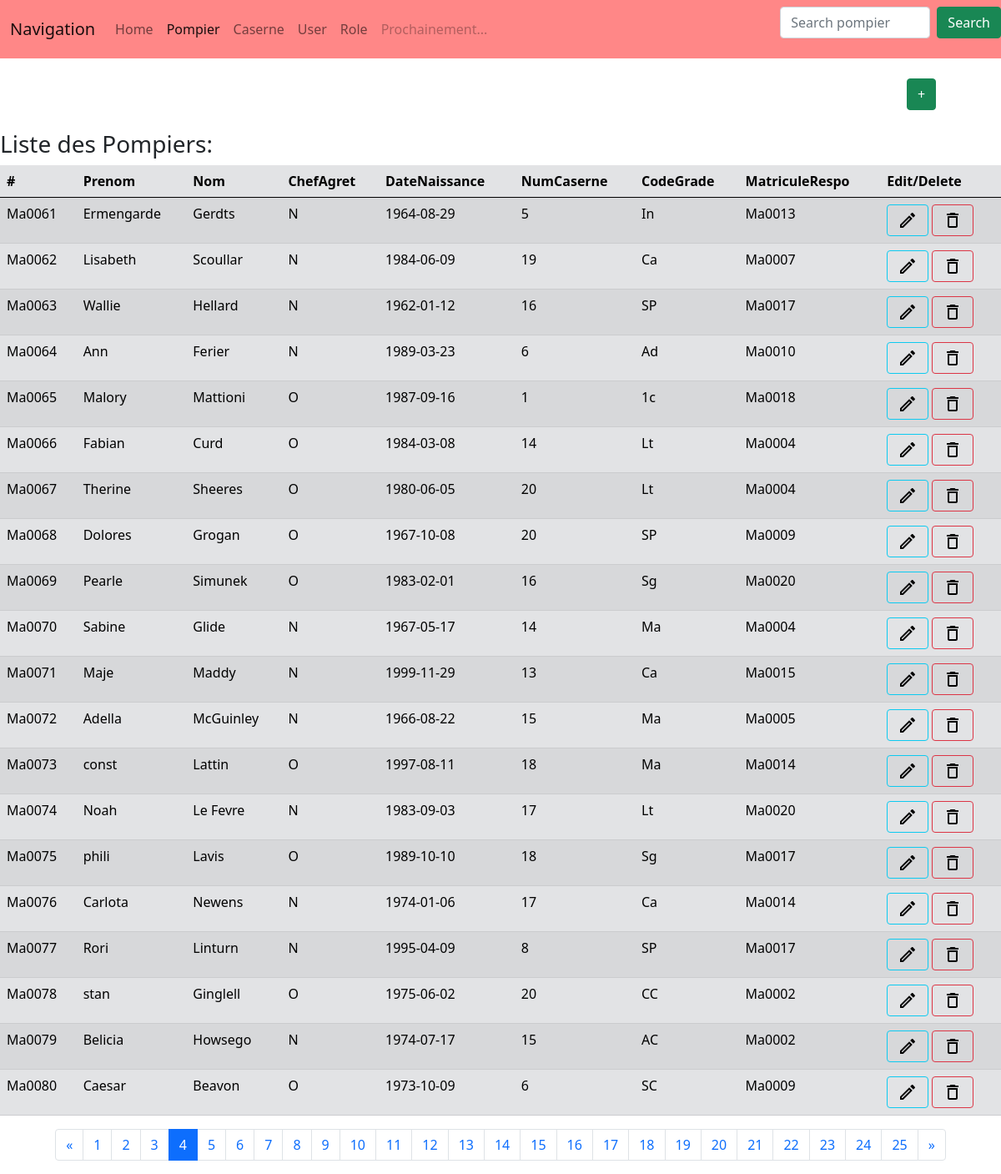
The page /pompier/affiche?page=4 on the database its author committed.
### tables this page shows
CREATE TABLE `pompiers` (
  `Matricule` varchar(7) NOT NULL,
  `Prenom` varchar(10) DEFAULT NULL,
  `Nom` varchar(20) DEFAULT NULL,
  `ChefAgret` varchar(1) DEFAULT NULL,
  `DateNaissance` date DEFAULT NULL,
  `NumCaserne` int(11) DEFAULT NULL,
  `CodeGrade` varchar(2) DEFAULT NULL,
  `matriculeRespo` varchar(7) DEFAULT NULL,
  PRIMARY KEY (`Matricule`),
  KEY `FK_Caserne1` (`NumCaserne`),
  KEY `FK_Grade1` (`CodeGrade`),
  CONSTRAINT `FK_Caserne1` FOREIGN KEY (`NumCaserne`) REFERENCES `casernes` (`NumCaserne`),
  CONSTRAINT `FK_Grade1` FOREIGN KEY (`CodeGrade`) REFERENCES `grades` (`CodeGrade`)
);

### app/utils/Renderer.php (called while the page is built, shortened)
<?php
class Renderer
{
    public static function render($file,array $data=null) : string
    {
        $path='../app/view/'.$file;
        include $path;
        $content = ob_get_contents();
        return $content;
    }
}
?>

### autoloader.php (called while the page is built, shortened)
<?php
class InitContext {
    public static $USECLASSEXTENSION = 0;
    public static $NOUSECLASSEXTENSION = 1;
    private $directoriesList = array(
        "./",
        "classes/",
        "vendor/",
    );
    private $classNameType;
    function __construct($type=1) {
        $this->classNameType = $type;
    }
    function autoloader($class): bool {
        foreach ($this->directoriesList as $path) {
            if ($this->classNameType == self::$USECLASSEXTENSION) {
                $filename = __DIR__ . "/" . $path . str_replace('\\', '/', $class) . ".class.php";
            } elseif ($this->classNameType == self::$NOUSECLASSEXTENSION) {
                $filename = __DIR__ . "/" . $path . str_replace('\\', '/', $class) . ".php";
            }
            if (file_exists($filename) && is_readable($filename)) {
                if (class_exists($class)) {
                    return TRUE;
                }
            }
        }
        return false;
    }
}
?>

### app/models/DAOPompier.php (called while the page is built, shortened)
<?php
class DAOPompier {
    private $cnx;
    public function __construct($cnx) {
        $this->cnx = $cnx;
    }
    public function findAll($offset = 0, $limit = 10): Array {
        $sql = 'SELECT * FROM pompiers LIMIT :limit OFFSET :offset';
        $prepared_Statement = $this->cnx->prepare($sql);
        $prepared_Statement->bindValue(':limit', $limit, \PDO::PARAM_INT);
        $prepared_Statement->bindValue(':offset', $offset, \PDO::PARAM_INT);
        $prepared_Statement->execute();
        $desPompiers=array();
        while($row = $prepared_Statement->fetch(\PDO::FETCH_ASSOC)){
            $desPompiers[] = new Pompier($row['Matricule'],$row['Prenom'],$row['Nom'],$row['ChefAgret'],$row['DateNaissance'],$row['NumCaserne'],$row['CodeGrade'],$row['matriculeRespo']);
        }
        return $desPompiers;
    }
    public function count(): int {
        $sql = 'SELECT COUNT(*) as nbPompier from pompiers p ;';
        $statement = $this->cnx->query($sql);
        $nbPompiers = $statement->fetch(\PDO::FETCH_ASSOC);
        $nbPompier = $nbPompiers['nbPompier'];
        return $nbPompier;
    }
}
?>

### app/models/Pompier.php (called while the page is built, shortened)
<?php
class Pompier{
   private $matricule;
   private $prenom;
   private $nom;
   private $chefAgret;
   private $dateNaissance;
   private $numCaserne;
   private $codeGrade;
   private $matriculeRespo;
      public function __construct($matricule, $prenom, $nom, $chefAgret, $dateNaissance, $numCaserne, $codeGrade, $matriculeRespo) {
       $this->matricule=$matricule;
       $this->prenom=$prenom;
       $this->nom=$nom;
       $this->chefAgret=$chefAgret;
       $this->dateNaissance=$dateNaissance;
       $this->numCaserne=$numCaserne;
       $this->codeGrade=$codeGrade;
       $this->matriculeRespo=$matriculeRespo;
   }
   public function getMatricule() {
       return $this->matricule;
   }
   public function getPrenom() {
       return $this->prenom;
   }
   public function getNom() {
       return $this->nom;
   }
   public function getChefAgret() {
       return $this->chefAgret;
   }
   public function getDateNaissance() {
       return $this->dateNaissance;
   }
   public function getNumCaserne() {
       return $this->numCaserne;
   }
   public function getCodeGrade() {
       return $this->codeGrade;
   }
   public function getMatriculeRespo() {
       return $this->matriculeRespo;
   }
}
?>

### app/view/view_pompier.php (the view, shortened to what this page needs)
<html>
    <?php include "Head.php"; ?>
    <body>
        <?php
        include "view_NavBarre.php";
        ?>
        <br>
        <div class="container">
            <div class="row justify-content-end">
                <div class="col-1">
                    <button type="button" class="btn btn-success" data-bs-toggle="modal" data-bs-target="#createPompierModal">+</button>
                </div>
            </div>
        </div>
        <br>
        <div><h3>Liste des Pompiers:</h3></div>
        <?php
        if (isset($_GET["page"])) {
            $NumPage = $_GET["page"];
        } else {
            $NumPage = 1;
        }
        if (isset($_GET["search"])) {
            $NumLikes = "&search=" . intval($_GET["search"]);
        } else {
            $NumLikes = "";
        }
        ?>
        <table id="tablePompier" class="table table-striped table-hover table-Secondary .table-responsive" >
            <thead>
                <tr>
                    <th data-bs-toggle="tooltip" data-bs-placement="top" title="nt(11)">#</th>
                    <th data-bs-toggle="tooltip" data-bs-placement="top" title="Varchar(15)">Prenom</th>
                    <th data-bs-toggle="tooltip" data-bs-placement="top" title="Varchar(20)">Nom</th>
                    <th data-bs-toggle="tooltip" data-bs-placement="top" title="Int (8)">ChefAgret</th>
                    <th data-bs-toggle="tooltip" data-bs-placement="top" title="Int(11)">DateNaissance</th>
                    <th data-bs-toggle="tooltip" data-bs-placement="top" title="Varchar(15)">NumCaserne</th>
                    <th data-bs-toggle="tooltip" data-bs-placement="top" title="Varchar(20)">CodeGrade</th>
                    <th data-bs-toggle="tooltip" data-bs-placement="top" title="Int (8)">MatriculeRespo</th>
                    <th>Edit/Delete</th>
                </tr>
            </thead>
            <tbody>
                <?php
                foreach ($LstPompier as $Pompier) {
                    ?>
                    <tr>
                        <td><?php $id = $Pompier->getMatricule();
                echo $id;
                    ?></td>
                        <td id="<?php echo $id . ":Prenom"; ?>"><?php echo $Pompier->getPrenom(); ?></td>
                        <td id="<?php echo $id . ":Nom"; ?>"><?php echo $Pompier->getNom(); ?></td>
                        <td id="<?php echo $id . ":ChefAgret"; ?>"><?php echo $Pompier->getChefAgret(); ?></td>
                        <td id="<?php echo $id . ":DateNaissance"; ?>"><?php echo $Pompier->getDateNaissance(); ?></td>
                        <td id="<?php echo $id . ":NumCaserne"; ?>"><?php echo $Pompier->getNumCaserne(); ?></td>
                        <td id="<?php echo $id . ":CodeGrade"; ?>"><?php echo $Pompier->getCodeGrade(); ?></td>
                        <td id="<?php echo $id . ":MatriculeRespo"; ?>"><?php echo $Pompier->getMatriculeRespo(); ?></td>
                        <td><button id="<?php echo $id . ":edit"; ?>" onclick="Edit('<?php echo $id; ?>')" type="button" class="btn btn-outline-info" data-bs-toggle="modal" data-bs-target="#editPompierModal"><img class="fit-picture" src="/img/edit_black_24dp.svg" alt="edit"></button>
                            <button id="<?php echo $id . ":del"; ?>" onclick="ConfirmDelete('<?php echo $id; ?>')" type="button" class="btn btn-outline-danger" data-bs-toggle="modal" data-bs-target="#confirmDeletePompierModal"><img class="fit-picture" src="/img/delete_black_24dp.svg" alt="delete"></button></td>
                    </tr>
                    <?php
                }
                ?>
            </tbody>
        </table>
        <?php
        function round_up($number, $precision = 1) {
            $fig = (int) str_pad('1', $precision, '0');
            return (ceil($number * $fig) / $fig);
        }
        $nbPage = round_up($CountPompier / 20);
        $index = 1;
        $classPreview = "";
        $classNext = "";
        ?>
        <footer>
            <nav aria-label="Page navigation">
                <ul class="pagination justify-content-center">
                    <li class="page-item <?php echo $classPreview; ?>">
                        <a class="page-link" href="?page=<?php echo $NumPage - 1, $NumLikes; ?>" aria-label="Previous">
                            <span aria-hidden="true">&laquo;</span>
                        </a>
                    </li>
                    <?php
                    while ($index <= $nbPage) {
                        $isactive = "";
                        if ($index == $NumPage) {
                            $isactive = "active";
                        }
                        ?>
                        <li class="page-item <?php echo $isactive ?>"><a class="page-link" href="?page=<?php echo $index, $NumLikes; ?>"><?php echo $index; ?></a></li>
                        <?php
                        $index += 1;
                    }
                    ?>
                    <li class="page-item <?php echo $classNext ?>">
                        <a class="page-link" href="?page=<?php echo $NumPage + 1, $NumLikes; ?>" aria-label="Next">
                            <span aria-hidden="true">&raquo;</span>
                        </a>
                    </li>
                </ul>
            </nav>
        </footer>
    </body>
</html>

### rows shown on the page
pompiers: Matricule "Ma0061", Prenom "Ermengarde", Nom "Gerdts", ChefAgret "N", DateNaissance "1964-08-29", NumCaserne "5", CodeGrade "In", matriculeRespo "Ma0013"
pompiers: Matricule "Ma0062", Prenom "Lisabeth", Nom "Scoullar", ChefAgret "N", DateNaissance "1984-06-09", NumCaserne "19", CodeGrade "Ca", matriculeRespo "Ma0007"
pompiers: Matricule "Ma0063", Prenom "Wallie", Nom "Hellard", ChefAgret "N", DateNaissance "1962-01-12", NumCaserne "16", CodeGrade "SP", matriculeRespo "Ma0017"
pompiers: Matricule "Ma0064", Prenom "Ann", Nom "Ferier", ChefAgret "N", DateNaissance "1989-03-23", NumCaserne "6", CodeGrade "Ad", matriculeRespo "Ma0010"
pompiers: Matricule "Ma0065", Prenom "Malory", Nom "Mattioni", ChefAgret "O", DateNaissance "1987-09-16", NumCaserne "1", CodeGrade "1c", matriculeRespo "Ma0018"
pompiers: Matricule "Ma0066", Prenom "Fabian", Nom "Curd", ChefAgret "O", DateNaissance "1984-03-08", NumCaserne "14", CodeGrade "Lt", matriculeRespo "Ma0004"
pompiers: Matricule "Ma0067", Prenom "Therine", Nom "Sheeres", ChefAgret "O", DateNaissance "1980-06-05", NumCaserne "20", CodeGrade "Lt", matriculeRespo "Ma0004"
pompiers: Matricule "Ma0068", Prenom "Dolores", Nom "Grogan", ChefAgret "O", DateNaissance "1967-10-08", NumCaserne "20", CodeGrade "SP", matriculeRespo "Ma0009"
pompiers: Matricule "Ma0069", Prenom "Pearle", Nom "Simunek", ChefAgret "O", DateNaissance "1983-02-01", NumCaserne "16", CodeGrade "Sg", matriculeRespo "Ma0020"
pompiers: Matricule "Ma0070", Prenom "Sabine", Nom "Glide", ChefAgret "N", DateNaissance "1967-05-17", NumCaserne "14", CodeGrade "Ma", matriculeRespo "Ma0004"
pompiers: Matricule "Ma0071", Prenom "Maje", Nom "Maddy", ChefAgret "N", DateNaissance "1999-11-29", NumCaserne "13", CodeGrade "Ca", matriculeRespo "Ma0015"
pompiers: Matricule "Ma0072", Prenom "Adella", Nom "McGuinley", ChefAgret "N", DateNaissance "1966-08-22", NumCaserne "15", CodeGrade "Ma", matriculeRespo "Ma0005"
pompiers: Matricule "Ma0073", Prenom "const", Nom "Lattin", ChefAgret "O", DateNaissance "1997-08-11", NumCaserne "18", CodeGrade "Ma", matriculeRespo "Ma0014"
pompiers: Matricule "Ma0074", Prenom "Noah", Nom "Le Fevre", ChefAgret "N", DateNaissance "1983-09-03", NumCaserne "17", CodeGrade "Lt", matriculeRespo "Ma0020"
pompiers: Matricule "Ma0075", Prenom "phili", Nom "Lavis", ChefAgret "O", DateNaissance "1989-10-10", NumCaserne "18", CodeGrade "Sg", matriculeRespo "Ma0017"
pompiers: Matricule "Ma0076", Prenom "Carlota", Nom "Newens", ChefAgret "N", DateNaissance "1974-01-06", NumCaserne "17", CodeGrade "Ca", matriculeRespo "Ma0014"
pompiers: Matricule "Ma0077", Prenom "Rori", Nom "Linturn", ChefAgret "N", DateNaissance "1995-04-09", NumCaserne "8", CodeGrade "SP", matriculeRespo "Ma0017"
pompiers: Matricule "Ma0078", Prenom "stan", Nom "Ginglell", ChefAgret "O", DateNaissance "1975-06-02", NumCaserne "20", CodeGrade "CC", matriculeRespo "Ma0002"
pompiers: Matricule "Ma0079", Prenom "Belicia", Nom "Howsego", ChefAgret "N", DateNaissance "1974-07-17", NumCaserne "15", CodeGrade "AC", matriculeRespo "Ma0002"
pompiers: Matricule "Ma0080", Prenom "Caesar", Nom "Beavon", ChefAgret "O", DateNaissance "1973-10-09", NumCaserne "6", CodeGrade "SC", matriculeRespo "Ma0009"
